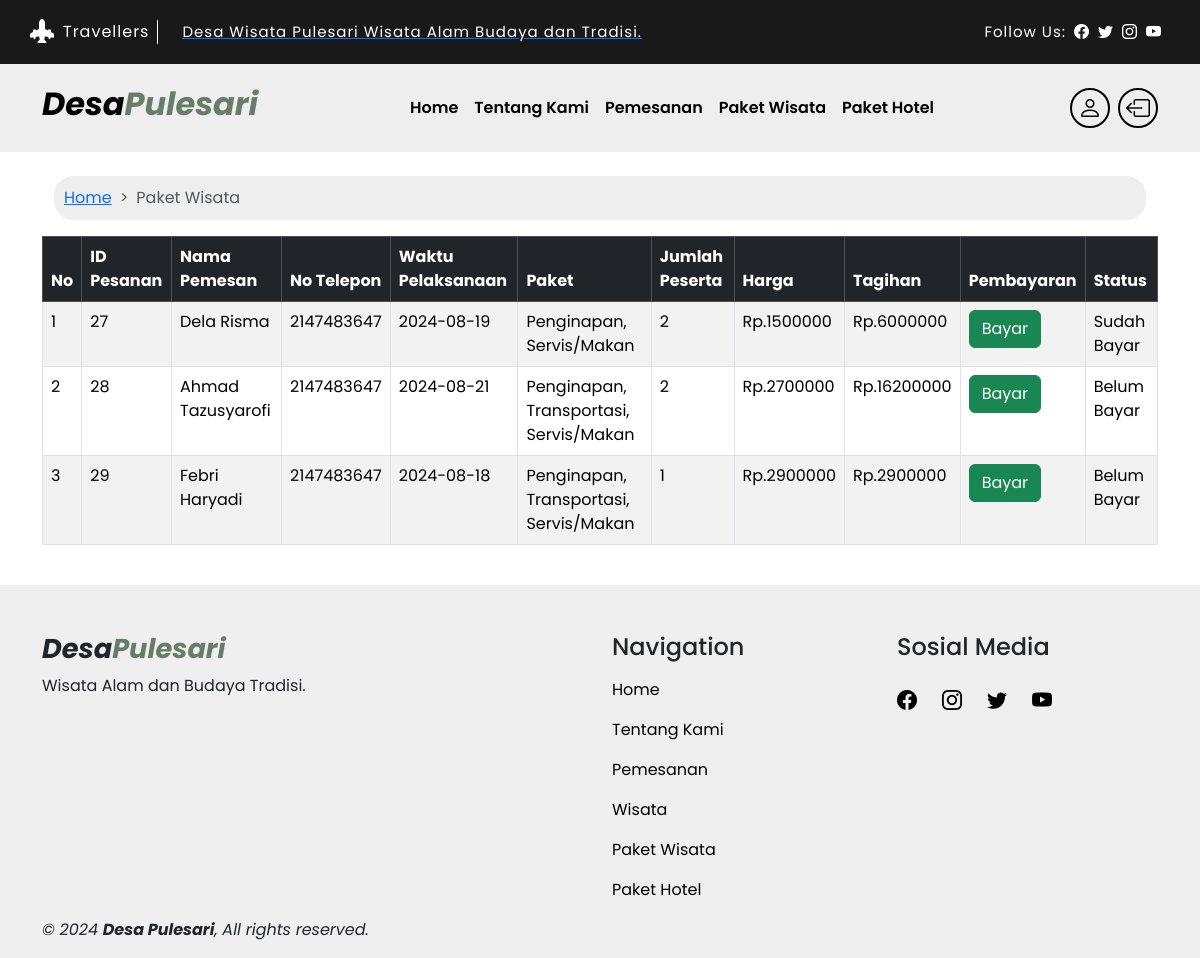
/pesanan.php (signed in), run on the app's committed database.
### tables this page shows
CREATE TABLE `pesanan` (
  `id_pesanan` int(11) NOT NULL,
  `id_user` int(11) NOT NULL,
  `nama_pemesan` varchar(100) NOT NULL,
  `no_telepon` int(11) NOT NULL,
  `waktu_pelaksanaan` date NOT NULL,
  `paket` varchar(100) NOT NULL,
  `jumlah_peserta` int(11) NOT NULL,
  `harga` int(11) NOT NULL,
  `tagihan` int(11) NOT NULL,
  `status` enum('Belum Bayar','Sudah Bayar') NOT NULL
);

### pesanan.php (the view, shortened to what this page needs)
<?php
include 'config/koneksi.php';
$id_user = $_SESSION['login']['id_user'];
$query = "SELECT * FROM pesanan WHERE id_user = '$id_user'";
$result = $koneksi->query($query);
?>
<!DOCTYPE html>
<html lang="id">
<head>
    <link rel="stylesheet" href="node_modules/bootstrap/dist/css/bootstrap.min.css" />
    <link rel="stylesheet" href="https://cdn.jsdelivr.net/npm/bootstrap-icons@1.11.3/font/bootstrap-icons.min.css" />
    <link rel="stylesheet" href="https://unpkg.com/aos@next/dist/aos.css" />
    <link rel="stylesheet" href="https://cdn.datatables.net/2.1.4/css/dataTables.dataTables.css">
    <link rel="stylesheet" href="https://cdn.datatables.net/buttons/3.1.1/css/buttons.dataTables.css">
    <link rel="stylesheet" href="assets/css/style.css" />
</head>
<body>
    <header class="py-1 d-none d-lg-block sticky-top header" style="background-color: #191919">
        <div class="container-fluid topbar">
            <div class="container px-0">
                <div class="topbar-top d-flex justify-content-between flex-lg-wrap">
                    <div class="top-info flex-grow-0 d-flex">
                        <span class="rounded-circle btn-sm-square me-2">
                            <i class="bi bi-airplane-engines-fill text-white" style="color: #677d6a"></i>
                        </span>
                        <div class="pe-2 me-3 border-end border-white d-flex align-items-center">
                            <p class="mb-0 fs-6 text-white fw-normal">Travellers</p>
                        </div>
                        <div class="overflow-hidden" style="width: 735px">
                            <div id="note" class="ps-2">
                                <a href="#">
                                    <p class="text-white mb-0 link-hover">
                                        Desa Wisata Pulesari Wisata Alam Budaya dan Tradisi.
                                    </p>
                                </a>
                            </div>
                        </div>
                    </div>
                    <div class="top-link d-flex align-items-center">
                        <p class="mb-0 text-white me-2">Follow Us:</p>
                        <a href="#" class="me-2">
                            <i class="bi bi-facebook text-white"></i>
                        </a>
                        <a href="#" class="me-2">
                            <i class="bi bi-twitter text-white"></i>
                        </a>
                        <a href="#" class="me-2">
                            <i class="bi bi-instagram text-white"></i>
                        </a>
                        <a href="#" class="me-2">
                            <i class="bi bi-youtube text-white"></i>
                        </a>
                    </div>
                </div>
            </div>
        </div>
    </header>
    <nav class="navbar navbar-expand-lg py-3 sticky-top" style="background-color: #eeeeee">
        <div class="container">
            <h2 class="navbar-brand" href="#">Desa<span>Pulesari</span></h2>
            <div class="collapse navbar-collapse" id="navbarSupportedContent">
                <ul class="navbar-nav me-auto mb-2 mb-lg-0 mx-auto justify-content-center">
                    <li class="nav-item">
                        <a class="nav-link" aria-current="page" href="index.php">Home</a>
                    </li>
                    <li class="nav-item">
                        <a class="nav-link" href="#about">Tentang Kami</a>
                    </li>
                    <li class="nav-item">
                        <a class="nav-link" href="pesanan.html">Pemesanan</a>
                    </li>
                    <li class="nav-item">
                        <a class="nav-link" href="paket_wisata.php">Paket Wisata</a>
                    </li>
                    <li class="nav-item">
                        <a class="nav-link" href="paket_hotel.php">Paket Hotel</a>
                    </li>
                </ul>
                <div class="d-flex align-items-center">
                    <?php if (isset($_SESSION['login'])): ?>
                    <a href="pages/profile.php" class="me-2">
                        <i class="bi bi-person"></i>
                    </a>
                    <a href="pages/logout.php">
                        <i class="bi bi-box-arrow-left"></i>
                    </a>
                    <?php endif; ?>
                </div>
            </div>
        </div>
    </nav>
    <div class="container mt-4 mb-4">
        <div class="container mt-3">
            <nav style="--bs-breadcrumb-divider: '>';" aria-label="breadcrumb">
                <ol class="breadcrumb">
                    <li class="breadcrumb-item"><a href="#">Home</a></li>
                    <li class="breadcrumb-item active" aria-current="page">Paket Wisata</li>
                </ol>
            </nav>
        </div>
        <div class="row">
            <div class="col-12">
                <div class="data_table">
                    <table id="example" class="table table-striped table-bordered">
                        <thead class="table-dark">
                            <tr>
                                <th>No</th>
                                <th>ID Pesanan</th>
                                <th>Nama Pemesan</th>
                                <th>No Telepon</th>
                                <th>Waktu Pelaksanaan</th>
                                <th>Paket</th>
                                <th>Jumlah Peserta</th>
                                <th>Harga</th>
                                <th>Tagihan</th>
                                <th>Pembayaran</th>
                                <th>Status</th>
                            </tr>
                        </thead>
                        <tbody>
                            <?php
                if ($result->num_rows > 0) {
                    $no = 1;
                    while ($row = $result->fetch_assoc()) {
                        $paket = json_decode($row['paket'], true);
                        $paket_list = implode(', ', $paket);
                        echo "<tr>
                            <td>{$no}</td>
                            <td>{$row['id_pesanan']}</td>
                            <td>{$row['nama_pemesan']}</td>
                            <td>{$row['no_telepon']}</td>
                            <td>{$row['waktu_pelaksanaan']}</td>
                            <td>{$paket_list}</td>
                            <td>{$row['jumlah_peserta']}</td>
                            <td>Rp.{$row['harga']}</td>
                            <td>Rp.{$row['tagihan']}</td>
                            <td>
                                <a class='btn btn-success' data-bs-toggle='modal' data-bs-target='#paymentModal{$row['id_pesanan']}'>Bayar</a>
                            </td>
                            <td>{$row['status']}</td>
                        </tr>";
                        $no++;
                    }
                } else {
                    echo "<tr>
                        <td colspan='11' class='text-center'>Belum ada pemesanan</td>
                    </tr>";
                }
                ?>
                        </tbody>
                    </table>
                </div>
            </div>
        </div>
    </div>
    <footer>
        <div class="container pt-5">
            <div class="row row-content">
                <div class="col-md-6">
                    <h1 class="logo-brand">Desa<span>Pulesari</span></h1>
                    <p class="">Wisata Alam dan Budaya Tradisi.</p>
                </div>
                <div class="col-md-3 mt-4 mt-sm-0 navigasi">
                    <h4 class="mb-3">Navigation</h4>
                    <ul class="p-0 list-unstyled">
                        <li><a href="#">Home</a></li>
                        <li class="mt-3"><a href="#about">Tentang Kami</a></li>
                        <li class="mt-3"><a href="#">Pemesanan</a></li>
                        <li class="mt-3"><a href="#">Wisata</a></li>
                        <li class="mt-3"><a href="#">Paket Wisata</a></li>
                        <li class="mt-3"><a href="#">Paket Hotel</a></li>
                    </ul>
                </div>
                <div class="col-md-3 mt-4 mt-sm-0">
                    <h4 class="mb-3">Sosial Media</h4>
                    <ul class="footer-sosial">
                        <a href="#"><i class="bi bi-facebook"></i></a>
                        <a href="#"><i class="bi bi-instagram"></i></a>
                        <a href="#"><i class="bi bi-twitter"></i></a>
                        <a href="#"><i class="bi bi-youtube"></i></a>
                    </ul>
                </div>
                <div class="row content-copy">
                    <div class="col-md-12">
                        <p class="content-copy-p fst-italic">
                            &copy; 2024 <strong>Desa Pulesari</strong>, All rights reserved.
                        </p>
                    </div>
                </div>
            </div>
        </div>
    </footer>
</body>
</html>

### assets/css/style.css (style rules this page uses)
* { padding: 0; margin: 0; box-sizing: border-box; }
body { font-family: "Poppins", sans-serif; }
:root { --btn-primary-color: #677d6a; --btn-text-color: #ffffff; --btn-border-radius: 8px; --btn-padding: 8px 15px; --btn-font-size: 16px; }
#note { position: relative; animation: noteAnimate 10s infinite; animation-timing-function: ease-in-out; display: flex; align-items: center; }
.sticky-top { transition: 0.5s; background: var(--bs-white); }
.topbar { padding: 10px 0; }
.topbar .top-info { font-size: 15px; font-weight: 400; letter-spacing: 1px; display: flex; align-items: center; }
.topbar .top-link { font-size: 15px; font-weight: 400; letter-spacing: 1px; display: flex; align-items: center; }
.topbar .top-link a { font-size: medium; font-weight: 400; letter-spacing: 1px; }
.topbar .top-link i { font-size: 15px; }
.navbar-brand { font-size: 2rem; font-weight: 700; font-style: italic; }
.navbar-brand span { color: #677d6a; }
.nav-item a { color: black; font-weight: 600; }
.navbar-collapse i { display: inline-flex; align-items: center; justify-content: center; width: 40px; height: 40px; border: 2px solid #000; border-radius: 50%; padding: 5px; font-size: 1.5rem; color: #000; transition: all 0.4s ease-in-out; }
.breadcrumb { background-color: #eee; padding: 10px; border-radius: 20px; margin-bottom: 1rem; }
footer { background-color: #eeee; }
.logo-brand { font-size: 1.7rem; font-weight: 700; font-style: italic; }
.logo-brand span { color: #677d6a; }
.navigasi ul li a { color: black; text-decoration: none; }
.footer-sosial { font-size: 25px; list-style: none; padding: 0; margin: 0; display: flex; gap: 15px; }
.footer-sosial i { color: black; font-size: 20px; margin: 0 10px 0 0; width: 30px; height: 30px; border-radius: 15px; line-height: 30px; text-align: center; vertical-align: bottom; }
.bi { font-size: 24px; }

### data on the page
pesanan: id_pesanan "27", nama_pemesan "Dela Risma", no_telepon "2147483647", waktu_pelaksanaan "2024-08-19", paket "Penginapan, Servis/Makan", jumlah_peserta "2", harga "1500000", tagihan "6000000", status "Sudah Bayar"
pesanan: id_pesanan "28", nama_pemesan "Ahmad Tazusyarofi", no_telepon "2147483647", waktu_pelaksanaan "2024-08-21", paket "Penginapan, Transportasi, Servis/Makan", jumlah_peserta "2", harga "2700000", tagihan "16200000", status "Belum Bayar"
pesanan: id_pesanan "29", nama_pemesan "Febri Haryadi", no_telepon "2147483647", waktu_pelaksanaan "2024-08-18", paket "Penginapan, Transportasi, Servis/Makan", jumlah_peserta "1", harga "2900000", tagihan "2900000", status "Belum Bayar"
